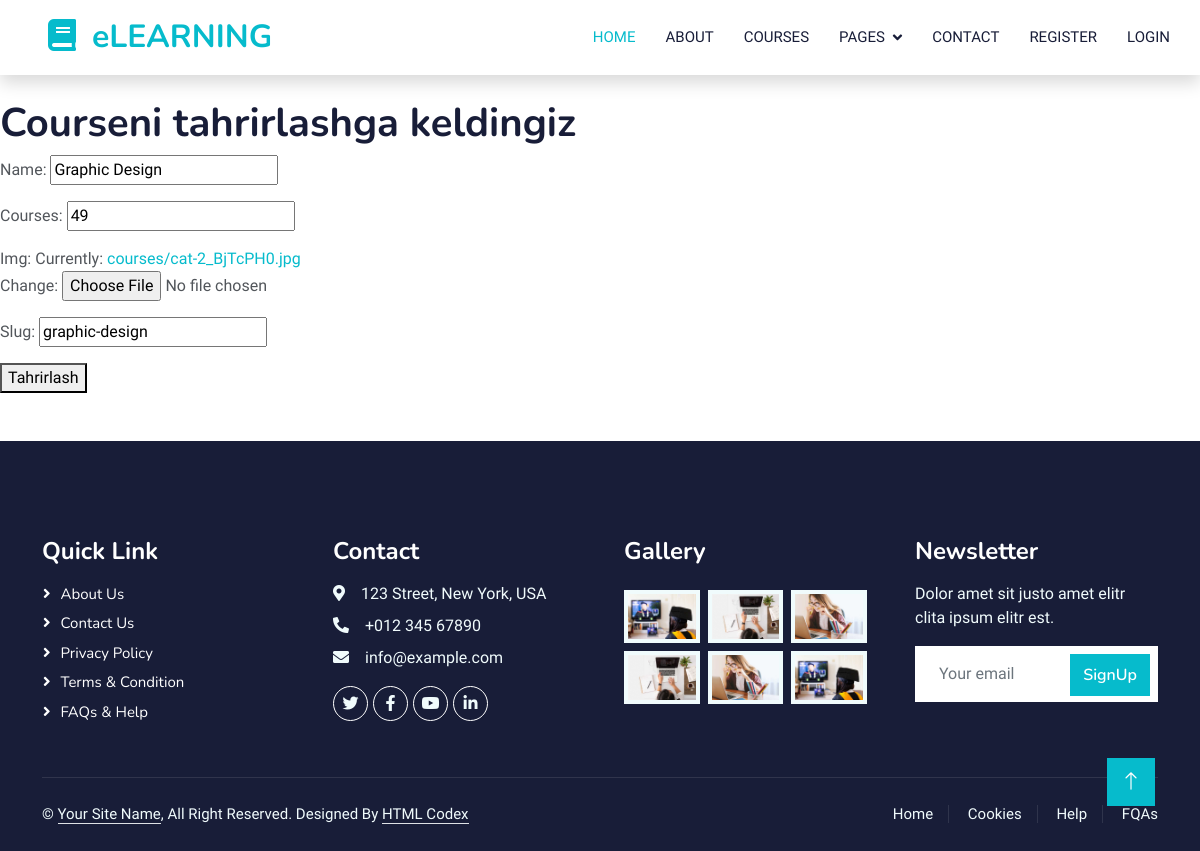
The app's page /home4/update/graphic-design/ with its own data.
### learningapp/models.py (models this page shows, shortened)
class Courses(models.Model):
    name = models.CharField(max_length=200)
    courses = models.IntegerField()
    img = models.ImageField(upload_to='courses/')
    slug = models.SlugField()

### learningapp/views.py (the view)
# urls.py: path('home4/update/<slug>/', CoursesUpdateView.as_view(), name='CoursesUpdateView'),
class CoursesUpdateView(UpdateView):
    model = Courses
    fields = ('__all__')
    template_name = 'Change_templates/CoursesUpdateView.html'

### templates/Change_templates/CoursesUpdateView.html
{% extends "base.html" %}
{% load static %}
{% block content %}
<h1>Courseni tahrirlashga keldingiz</h1>
<form method="post">{% csrf_token %}
    {{form.as_p}}
    <button type='submit'>Tahrirlash</button>
</form>
{% endblock content %}

### static/css/style.css (style rules this page uses)
:root { --primary: #06BBCC; --light: #F0FBFC; --dark: #181d38; }

### records on screen
Courses: name "Graphic Design", courses "49", slug "graphic-design"
